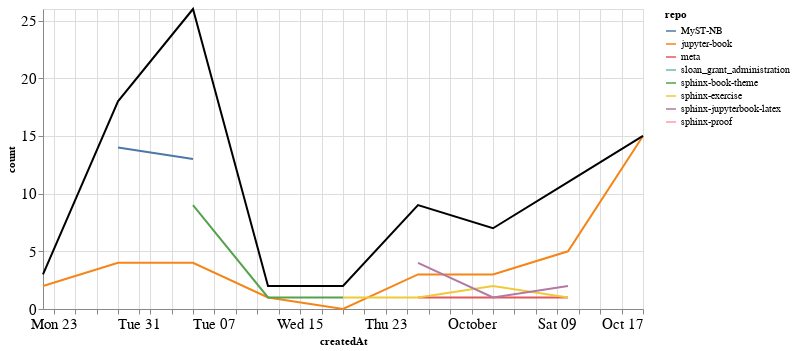

The notebook cell saved with this chart:
### Markdown cell above
### Comments

### Code cell
comments_time = comments.groupby('repo').resample('W', on='createdAt').count()['author'].reset_index()
comments_time = comments_time.rename(columns={'author': 'count'})
comments_time_total = comments_time.groupby('createdAt').agg({"count": "sum"}).reset_index()
ch1 = alt.Chart(comments_time, width=600).mark_line().encode(
    x='createdAt',
    y='count',
    color='repo',
    tooltip="repo"
)

ch2 = alt.Chart(comments_time_total, width=600).mark_line(color="black").encode(
    x='createdAt',
    y='count',
)

ch1 + ch2

### Figure 1 — Vega-Lite specification as saved in the notebook (floating-point values rounded to 4 significant figures)
{"config": {"axisLeft": {"labelFontSize": 15}, "axisBottom": {"labelFontSize": 15}}, "layer": [{"data": {"name": "data-585f33fca9b21a7353a50a7c6ba1a8d5"}, "mark": "line", "encoding": {"color": {"type": "nominal", "field": "repo"}, "tooltip": {"type": "nominal", "field": "repo"}, "x": {"type": "temporal", "field": "createdAt"}, "y": {"type": "quantitative", "field": "count"}}, "width": 600}, {"data": {"name": "data-92202e01cbc5145c0dd093077c90d74e"}, "mark": {"type": "line", "color": "black"}, "encoding": {"x": {"type": "temporal", "field": "createdAt"}, "y": {"type": "quantitative", "field": "count"}}, "width": 600}], "$schema": "https://vega.github.io/schema/vega-lite/v4.8.1.json", "datasets": {"data-585f33fca9b21a7353a50a7c6ba1a8d5": [{"repo": "MyST-NB", "createdAt": "2021-08-29T00:00:00", "count": 14}, {"repo": "MyST-NB", "createdAt": "2021-09-05T00:00:00", "count": 13}, {"repo": "jupyter-book", "createdAt": "2021-08-22T00:00:00", "count": 2}, {"repo": "jupyter-book", "createdAt": "2021-08-29T00:00:00", "count": 4}, {"repo": "jupyter-book", "createdAt": "2021-09-05T00:00:00", "count": 4}, {"repo": "jupyter-book", "createdAt": "2021-09-12T00:00:00", "count": 1}, {"repo": "jupyter-book", "createdAt": "2021-09-19T00:00:00", "count": 0}, {"repo": "jupyter-book", "createdAt": "2021-09-26T00:00:00", "count": 3}, {"repo": "jupyter-book", "createdAt": "2021-10-03T00:00:00", "count": 3}, {"repo": "jupyter-book", "createdAt": "2021-10-10T00:00:00", "count": 5}, {"repo": "jupyter-book", "createdAt": "2021-10-17T00:00:00", "count": 15}, {"repo": "meta", "createdAt": "2021-09-26T00:00:00", "count": 1}, {"repo": "meta", "createdAt": "2021-10-03T00:00:00", "count": 1}, {"repo": "meta", "createdAt": "2021-10-10T00:00:00", "count": 1}, {"repo": "sloan_grant_administration", "createdAt": "2021-10-10T00:00:00", "count": 2}, {"repo": "sphinx-book-theme", "createdAt": "2021-09-05T00:00:00", "count": 9}, {"repo": "sphinx-book-theme", "createdAt": "2021-09-12T00:00:00", "count": 1}, {"repo": "sphinx-book-theme", "createdAt": "2021-09-19T00:00:00", "count": 1}, {"repo": "sphinx-exercise", "createdAt": "2021-09-19T00:00:00", "count": 1}, {"repo": "sphinx-exercise", "createdAt": "2021-09-26T00:00:00", "count": 1}, {"repo": "sphinx-exercise", "createdAt": "2021-10-03T00:00:00", "count": 2}, {"repo": "sphinx-exercise", "createdAt": "2021-10-10T00:00:00", "count": 1}, {"repo": "sphinx-jupyterbook-latex", "createdAt": "2021-09-26T00:00:00", "count": 4}, {"repo": "sphinx-jupyterbook-latex", "createdAt": "2021-10-03T00:00:00", "count": 1}, {"repo": "sphinx-jupyterbook-latex", "createdAt": "2021-10-10T00:00:00", "count": 2}, {"repo": "sphinx-proof", "createdAt": "2021-08-22T00:00:00", "count": 1}], "data-92202e01cbc5145c0dd093077c90d74e": [{"createdAt": "2021-08-22T00:00:00", "count": 3}, {"createdAt": "2021-08-29T00:00:00", "count": 18}, {"createdAt": "2021-09-05T00:00:00", "count": 26}, {"createdAt": "2021-09-12T00:00:00", "count": 2}, {"createdAt": "2021-09-19T00:00:00", "count": 2}, {"createdAt": "2021-09-26T00:00:00", "count": 9}, {"createdAt": "2021-10-03T00:00:00", "count": 7}, {"createdAt": "2021-10-10T00:00:00", "count": 11}, {"createdAt": "2021-10-17T00:00:00", "count": 15}]}}
